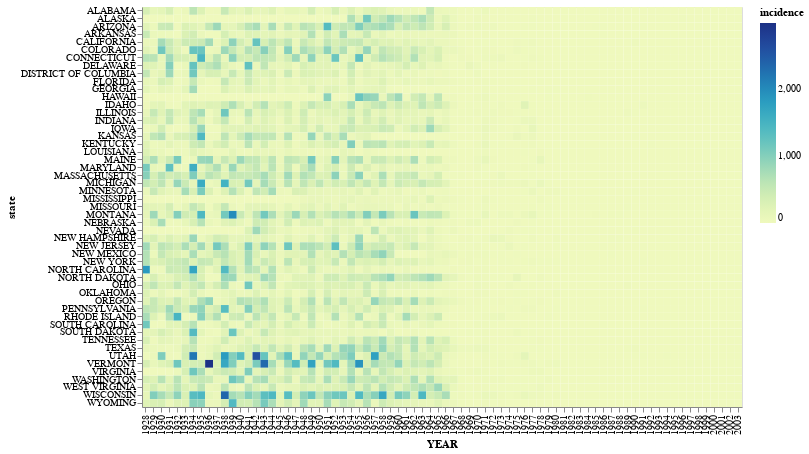

Here is the notebook cell this chart was saved with:
### Code cell
alt.Chart(measles).mark_rect().encode(
    x='YEAR:O',
    y='state:N',
    color='incidence'
).properties(
    width=600,
    height=400
)

### Figure 1 — Vega-Lite specification as saved in the notebook (floating-point values rounded to 4 significant figures; data arrays with more than 128 entries replaced by an {"elided": "..."} marker saying what was removed)
{"$schema": "https://vega.github.io/schema/vega-lite/v2.6.0.json", "config": {"view": {"height": 300, "width": 400}}, "data": {"name": "data-7c6a45a20b09aa090712bc9182fe0330"}, "datasets": {"data-7c6a45a20b09aa090712bc9182fe0330": {"elided": "3876 records"}}, "encoding": {"color": {"field": "incidence", "type": "quantitative"}, "x": {"field": "YEAR", "type": "ordinal"}, "y": {"field": "state", "type": "nominal"}}, "height": 400, "mark": "rect", "width": 600}
